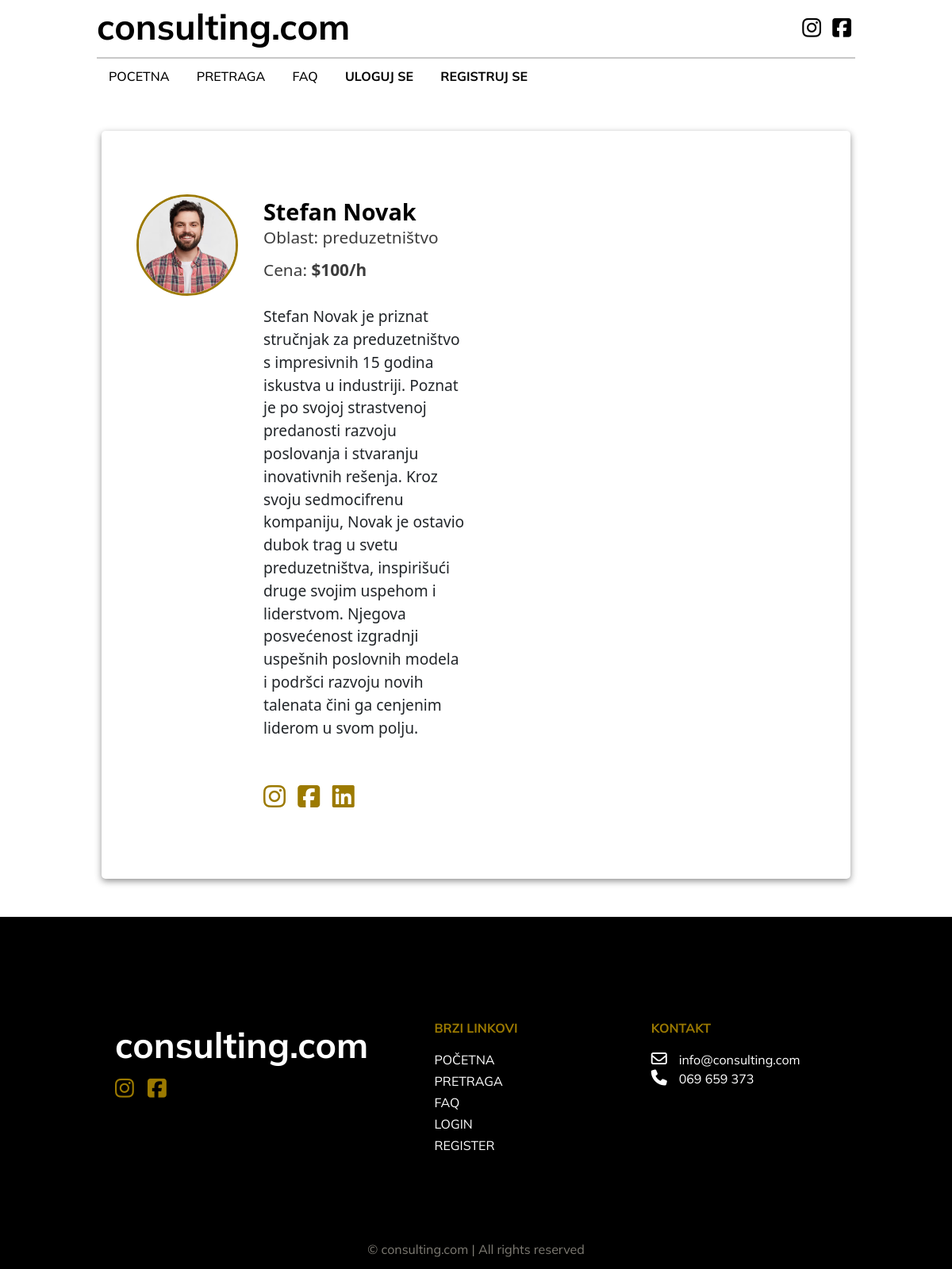
The app's page /expert.php?expert_id=4 with its own data.
### tables this page shows
CREATE TABLE `expert` (
  `expert_id` int(11) NOT NULL,
  `first_name` varchar(255) NOT NULL,
  `last_name` varchar(255) NOT NULL,
  `phone` varchar(255) NOT NULL,
  `email` varchar(255) NOT NULL,
  `password` varchar(255) NOT NULL,
  `short_description` varchar(1000) NOT NULL,
  `long_description` text NOT NULL,
  `price` int(11) NOT NULL,
  `image` varchar(1000) NOT NULL,
  `business_area_id` int(11) NOT NULL,
  `active_user` tinyint(1) NOT NULL
);

CREATE TABLE `business_area` (
  `business_id` int(11) NOT NULL,
  `name` varchar(255) NOT NULL,
  `description` varchar(1000) NOT NULL
);

### app/classes/Expert.php (called while the page is built, shortened)
<?php
class Expert{
    protected $conn;
    public function __construct(){
        global $conn;
        $this->conn = $conn;
    }
    public function show_details($expert_id){
        $sql = "SELECT expert.expert_id, expert.first_name, expert.last_name, expert.short_description,expert.long_description,expert.price, expert.image, business_area.name FROM expert
        INNER join business_area on expert.business_area_id = business_area.business_id
        WHERE expert.active_user = 1 AND expert.expert_id=?";
        $stmt = $this->conn->prepare($sql);
        $stmt->bind_param("i",$expert_id);
        $stmt->execute();
        $result = $stmt->get_result();
        return $result->fetch_assoc();
    }
}

### expert.php (the view, shortened to what this page needs)
<?php
    require_once 'inc/header.php';
    require_once 'app/classes/Expert.php';
    $expert = new Expert();
    $expert = $expert->show_details($_GET['expert_id']);
?>
    <link rel="stylesheet" href="./calscss/cal.css">
<body>
    <div class="strucnjak">
        <div class="container">
          <div class="row">
              <div class="col-md-6">
                <div class="levostr">
                    <img src="img/<?=$expert['image']?>" alt="">
                    <div class="tekst">
                        <h1><?=$expert['first_name']?> <?=$expert['last_name']?> </h1>
                        <h2>Oblast: <?=strtolower($expert['name'])?></h2>
                        <h3>Cena: <span>$<?=$expert['price']?>/h</span></h3>
                        <p><?=$expert['long_description']?></p>
                        <a href="#"> <i class="fa-brands fa-instagram"></i></a>
                        <a href="#"> <i class="fa-brands fa-square-facebook"></i></a>
                        <a href="#"> <i class="fa-brands fa-linkedin"></i></a>
                    </div>
                </div>
              </div>
              <div class="col-md-6">
                <div class="calendly-inline-widget" data-url="https://calendly.com/milosantunovic1?primary_color=9c7a00&" style="min-width:320px;height:700px;"></div>
              </div>
          </div>
      </div>
</div>
<?php require_once 'inc/footer.php';?>

### scss/style.css (style rules this page uses)
* { margin: 0; padding: 0; box-sizing: border-box; }

### calscss/cal.css (style rules this page uses)
* { margin: 0; padding: 0; box-sizing: border-box; }
.strucnjak { padding: 5rem 2rem; margin: 3rem 8rem; border-radius: 5px; box-shadow: 0px 3px 8px 0px rgba(0, 0, 0, 0.43); }
.strucnjak .levostr { display: flex; }
.strucnjak .levostr a { text-decoration: none; font-size: 2rem; margin-right: 0.7rem; transition: 0.3s; color: #9c7a00; }
.strucnjak .levostr img { width: 8rem; height: 8rem; -o-object-fit: cover; object-fit: cover; border-radius: 100%; float: right; border: 3px solid #9c7a00; }
.strucnjak .levostr .tekst { margin-left: 2rem; margin-top: 5px; }
.strucnjak .levostr .tekst h1 { font-weight: 900; font-size: 1.8rem; color: black; }
.strucnjak .levostr .tekst h2 { font-weight: 400; font-size: 1.3rem; color: #3d3d3d; margin-top: -5px; }
.strucnjak .levostr .tekst h3 { font-size: 1.3rem; color: #3d3d3d; margin-top: 1rem; }
.strucnjak .levostr .tekst h3 span { font-weight: bold; }
.strucnjak .levostr .tekst p { margin-top: 2rem; font-size: 1.2rem; margin-bottom: 3rem; }

### records on screen
expert: image (picture), first_name "Stefan", last_name "Novak", business_area.name "preduzetništvo", price "100", long_description "Stefan Novak je priznat stručnjak za preduzetništvo s impresivnih 15 godina iskustva u industriji. Poznat je po svojoj strastvenoj predanosti razvoju poslovanja i stvaranju inovativnih rešenja. Kroz svoju sedmocifrenu kompaniju, Novak je ostavio dubok trag u svetu preduzetništva, inspirišući druge svojim uspehom i liderstvom. Njegova posvećenost izgradnji uspešnih poslovnih modela i podršci razvoju novih talenata čini ga cenjenim liderom u svom polju."
